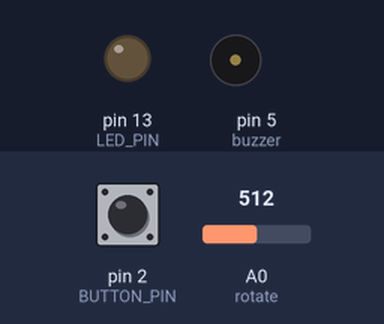
A sketch run on a simulated Arduino Uno, built with avr-gcc and run on an emulated ATmega328P. Parts: output pins drawn as LEDs (lit = HIGH), buzzer (waves = sounding, pin HIGH). The inputs (shaded band) are chosen by the test bench; at power-on: pin 2 (BUTTON_PIN) HIGH, A0 (rotate) = 512.

Above: at 1.2 s.
1.3 s: pin 2 (BUTTON_PIN) pulled LOW for 0.15 s
At 1.7 s:
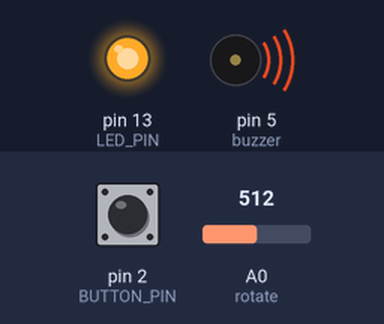
3.8 s: pin 2 (BUTTON_PIN) pulled LOW for 3.2 s
At 9.1 s:
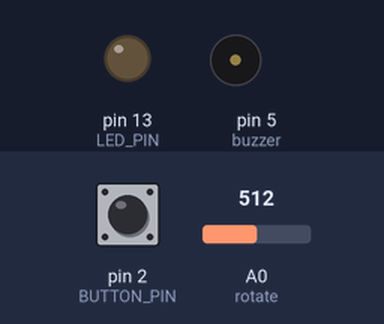
Timing chart, 0 to 10.6 s (numbered marks = the images above; inputs shaded):
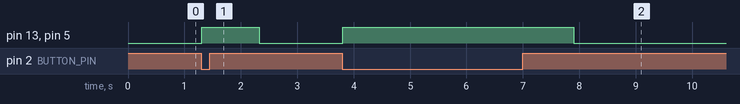

Measured:
- after the input at 1.3 s, pin 13 (LED_PIN), pin 5 (buzzer): LOW → HIGH at once, → LOW 1.0 s later
- after the input at 3.8 s, pin 13 (LED_PIN), pin 5 (buzzer): LOW → HIGH at once, → LOW 4.1 s later

The sketch:

buzzer_bounce_20181210_01.ino
```cpp
/*
 DESCRIPTION
 ====================
 Simple example of the Bounce library that switches the debug LED when a button is pressed.
 */
// Include the Bounce2 library found here :
// https://github.com/thomasfredericks/Bounce2
#include <Bounce2.h>

#define BUTTON_PIN 2
#define LED_PIN 13
#define buzzer 5
#define rotate 0
// Instantiate a Bounce object
Bounce debouncer = Bounce();

void setup() {

  // Setup the button with an internal pull-up :
  initAll();
  pinMode(BUTTON_PIN,INPUT_PULLUP);

  // After setting up the button, setup the Bounce instance :
  debouncer.attach(BUTTON_PIN);
  debouncer.interval(5); // interval in ms

  //Setup the LED :
  pinMode(LED_PIN,OUTPUT);

}

void loop() {
  // Update the Bounce instance :
  debouncer.update();

  // Get the updated value :
  int value = debouncer.read();

  // Turn on or off the LED as determined by the state :
  if ( value == LOW ) {
    digitalWrite(LED_PIN, HIGH );
    bell(GetRotate());
  }
  else {
    digitalWrite(LED_PIN, LOW );
  }
}
  void initAll()
 {
  pinMode(buzzer,OUTPUT);
  digitalWrite(buzzer,LOW);
  pinMode(BUTTON_PIN,INPUT_PULLUP);

  // After setting up the button, setup the Bounce instance :
  debouncer.attach(BUTTON_PIN);
  debouncer.interval(5); // interval in ms

  //Setup the LED :
  pinMode(LED_PIN,OUTPUT);

 }

 void bell(double t )
 {
  digitalWrite(buzzer,HIGH);
  delay(t*1000);
  digitalWrite(buzzer,LOW);
 }

 double GetRotate()
 {
  return (double)analogRead(rotate)/1000;
 }
```
